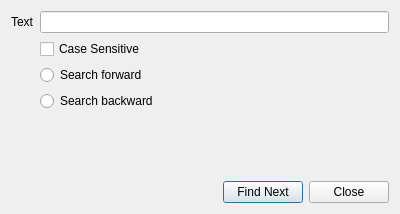
<?xml version="1.0" encoding="UTF-8"?>
<ui version="4.0">
 <class>SearchDialog</class>
 <widget class="QDialog" name="SearchDialog">
  <property name="geometry">
   <rect>
    <x>0</x>
    <y>0</y>
    <width>400</width>
    <height>214</height>
   </rect>
  </property>
  <property name="windowTitle">
   <string>Search</string>
  </property>
  <layout class="QVBoxLayout" name="verticalLayout">
   <item>
    <layout class="QFormLayout" name="formLayout">
     <property name="sizeConstraint">
      <enum>QLayout::SetDefaultConstraint</enum>
     </property>
     <item row="0" column="0">
      <widget class="QLabel" name="label">
       <property name="text">
        <string>Text</string>
       </property>
      </widget>
     </item>
     <item row="1" column="1">
      <widget class="QCheckBox" name="cbCaseSensitive">
       <property name="text">
        <string>Case Sensitive</string>
       </property>
      </widget>
     </item>
     <item row="2" column="1">
      <widget class="QRadioButton" name="rbForward">
       <property name="text">
        <string>Search forward</string>
       </property>
      </widget>
     </item>
     <item row="3" column="1">
      <widget class="QRadioButton" name="rbBackward">
       <property name="text">
        <string>Search backward</string>
       </property>
      </widget>
     </item>
     <item row="0" column="1">
      <widget class="QLineEdit" name="edPattern"/>
     </item>
    </layout>
   </item>
   <item>
    <layout class="QHBoxLayout" name="horizontalLayout">
     <item>
      <spacer name="horizontalSpacer">
       <property name="orientation">
        <enum>Qt::Horizontal</enum>
       </property>
       <property name="sizeHint" stdset="0">
        <size>
         <width>40</width>
         <height>20</height>
        </size>
       </property>
      </spacer>
     </item>
     <item>
      <widget class="QPushButton" name="btnFindNext">
       <property name="text">
        <string>Find Next</string>
       </property>
       <property name="default">
        <bool>true</bool>
       </property>
      </widget>
     </item>
     <item>
      <widget class="QPushButton" name="btnClose">
       <property name="text">
        <string>Close</string>
       </property>
      </widget>
     </item>
    </layout>
   </item>
  </layout>
 </widget>
 <tabstops>
  <tabstop>edPattern</tabstop>
  <tabstop>cbCaseSensitive</tabstop>
  <tabstop>rbForward</tabstop>
  <tabstop>rbBackward</tabstop>
  <tabstop>btnFindNext</tabstop>
  <tabstop>btnClose</tabstop>
 </tabstops>
 <resources/>
 <connections/>
</ui>
